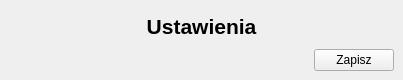
<?xml version="1.0" encoding="UTF-8"?>
<ui version="4.0">
 <class>SettingsWindow</class>
 <widget class="QMainWindow" name="SettingsWindow">
  <property name="geometry">
   <rect>
    <x>0</x>
    <y>0</y>
    <width>403</width>
    <height>80</height>
   </rect>
  </property>
  <property name="sizePolicy">
   <sizepolicy hsizetype="Minimum" vsizetype="Minimum">
    <horstretch>0</horstretch>
    <verstretch>0</verstretch>
   </sizepolicy>
  </property>
  <property name="windowTitle">
   <string>MainWindow</string>
  </property>
  <widget class="QWidget" name="centralwidget">
   <layout class="QGridLayout" name="gridLayout">
    <item row="0" column="0" colspan="2">
     <widget class="QLabel" name="label">
      <property name="baseSize">
       <size>
        <width>0</width>
        <height>0</height>
       </size>
      </property>
      <property name="font">
       <font>
        <pointsize>16</pointsize>
        <weight>75</weight>
        <bold>true</bold>
       </font>
      </property>
      <property name="text">
       <string>Ustawienia</string>
      </property>
      <property name="alignment">
       <set>Qt::AlignCenter</set>
      </property>
     </widget>
    </item>
    <item row="1" column="0" colspan="2">
     <layout class="QFormLayout" name="formLayout"/>
    </item>
    <item row="2" column="1">
     <widget class="QPushButton" name="pushButton">
      <property name="text">
       <string>Zapisz</string>
      </property>
     </widget>
    </item>
    <item row="2" column="0">
     <spacer name="horizontalSpacer">
      <property name="orientation">
       <enum>Qt::Horizontal</enum>
      </property>
      <property name="sizeHint" stdset="0">
       <size>
        <width>40</width>
        <height>20</height>
       </size>
      </property>
     </spacer>
    </item>
   </layout>
  </widget>
 </widget>
 <resources/>
 <connections/>
</ui>
